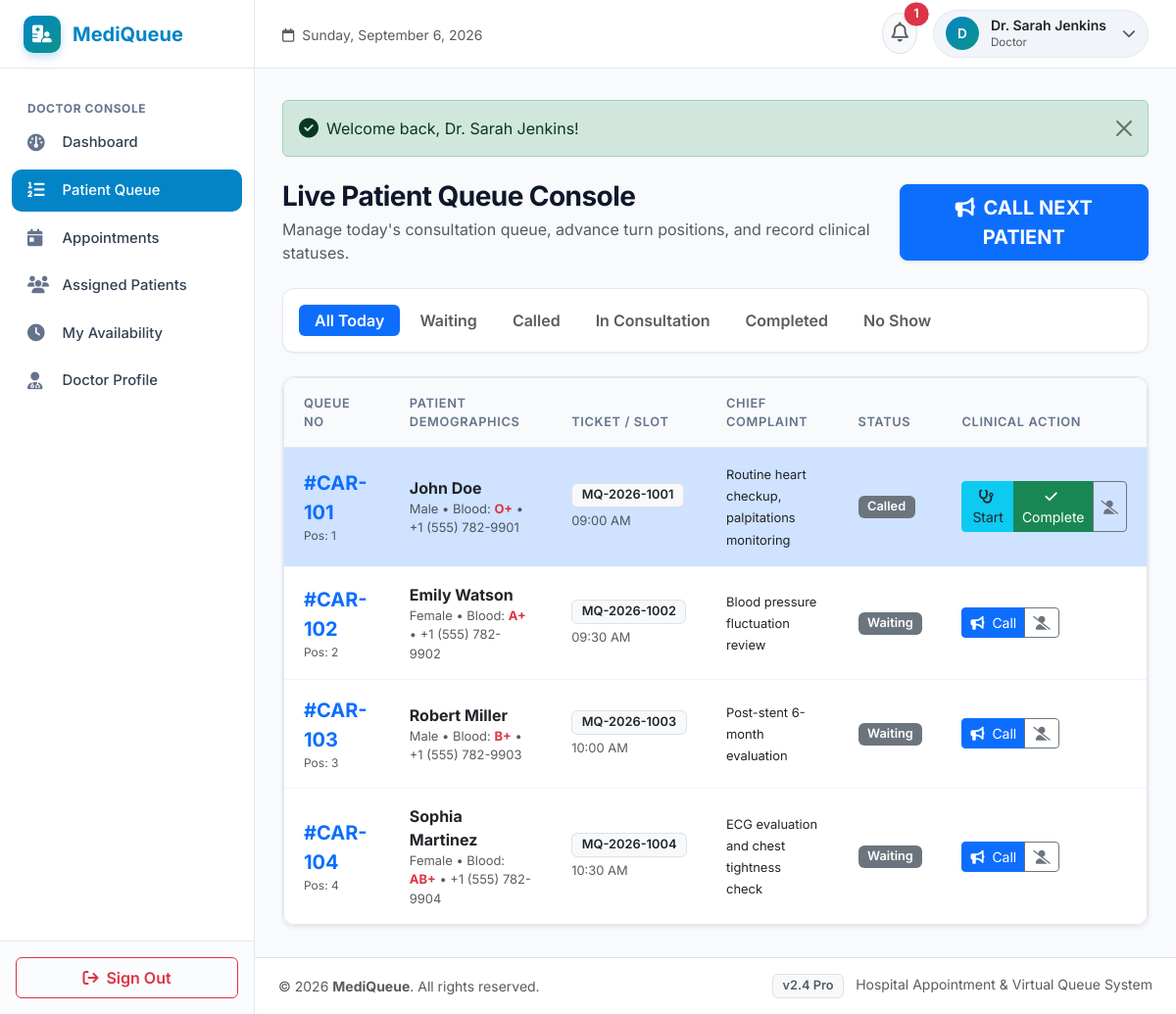
The app's page /doctor/queue.php (signed in) with its own data.
### tables this page shows
CREATE TABLE `queues` (
  `id` INT AUTO_INCREMENT PRIMARY KEY,
  `appointment_id` INT NOT NULL,
  `patient_id` INT NOT NULL,
  `doctor_id` INT NOT NULL,
  `queue_number` VARCHAR(50) NOT NULL,
  `queue_position` INT NOT NULL DEFAULT 1,
  `estimated_waiting_time` INT NOT NULL DEFAULT 15,
  `status` ENUM('waiting', 'called', 'in_consultation', 'completed', 'cancelled', 'no_show') DEFAULT 'waiting',
  `joined_at` TIMESTAMP DEFAULT CURRENT_TIMESTAMP,
  `called_at` TIMESTAMP NULL DEFAULT NULL,
  `completed_at` TIMESTAMP NULL DEFAULT NULL,
  CONSTRAINT `fk_queue_appointment` FOREIGN KEY (`appointment_id`) REFERENCES `appointments` (`id`) ON DELETE CASCADE,
  CONSTRAINT `fk_queue_patient` FOREIGN KEY (`patient_id`) REFERENCES `patients` (`id`) ON DELETE CASCADE,
  CONSTRAINT `fk_queue_doctor` FOREIGN KEY (`doctor_id`) REFERENCES `doctors` (`id`) ON DELETE CASCADE,
  INDEX `idx_queue_doc_status` (`doctor_id`, `status`)
);

CREATE TABLE `users` (
  `id` INT AUTO_INCREMENT PRIMARY KEY,
  `name` VARCHAR(150) NOT NULL,
  `email` VARCHAR(150) NOT NULL UNIQUE,
  `password` VARCHAR(255) NOT NULL,
  `role` ENUM('patient', 'doctor', 'admin') NOT NULL DEFAULT 'patient',
  `phone` VARCHAR(30) NULL,
  `status` ENUM('active', 'inactive') NOT NULL DEFAULT 'active',
  `avatar` VARCHAR(255) NULL,
  `created_at` TIMESTAMP DEFAULT CURRENT_TIMESTAMP
);

CREATE TABLE `patients` (
  `id` INT AUTO_INCREMENT PRIMARY KEY,
  `user_id` INT NOT NULL,
  `date_of_birth` DATE NULL,
  `gender` ENUM('Male', 'Female', 'Other') DEFAULT 'Male',
  `blood_group` VARCHAR(10) DEFAULT 'O+',
  `address` TEXT NULL,
  `emergency_contact` VARCHAR(30) NULL,
  `created_at` TIMESTAMP DEFAULT CURRENT_TIMESTAMP,
  CONSTRAINT `fk_patients_user` FOREIGN KEY (`user_id`) REFERENCES `users` (`id`) ON DELETE CASCADE
);

CREATE TABLE `appointments` (
  `id` INT AUTO_INCREMENT PRIMARY KEY,
  `patient_id` INT NOT NULL,
  `doctor_id` INT NOT NULL,
  `appointment_date` DATE NOT NULL,
  `appointment_time` TIME NOT NULL,
  `appointment_number` VARCHAR(50) NOT NULL UNIQUE,
  `status` ENUM('pending', 'confirmed', 'in_queue', 'completed', 'cancelled', 'no_show') DEFAULT 'confirmed',
  `reason` TEXT NULL,
  `created_at` TIMESTAMP DEFAULT CURRENT_TIMESTAMP,
  CONSTRAINT `fk_appoint_patient` FOREIGN KEY (`patient_id`) REFERENCES `patients` (`id`) ON DELETE CASCADE,
  CONSTRAINT `fk_appoint_doctor` FOREIGN KEY (`doctor_id`) REFERENCES `doctors` (`id`) ON DELETE CASCADE,
  INDEX `idx_doc_date_time` (`doctor_id`, `appointment_date`, `appointment_time`)
);

### doctor/queue.php (the view, shortened to what this page needs)
<?php
require_once __DIR__ . '/../includes/functions.php';
$conn = get_db_connection();
$doctorId = $_SESSION['role_specific_id'] ?? 0;
$statusFilter = trim($_GET['status'] ?? '');
$query = "
    SELECT q.*, p.gender, p.blood_group, p.date_of_birth, u.name as patient_name, u.phone as patient_phone,
           a.appointment_number, a.appointment_time, a.reason
    FROM queues q
    JOIN patients p ON q.patient_id = p.id
    JOIN users u ON p.user_id = u.id
    JOIN appointments a ON q.appointment_id = a.id
    WHERE q.doctor_id = ?
      AND DATE(q.joined_at) = CURDATE()
";
$params = [$doctorId];
$query .= " ORDER BY
    CASE
        WHEN q.status = 'called' THEN 1
        WHEN q.status = 'in_consultation' THEN 2
        WHEN q.status = 'waiting' THEN 3
        WHEN q.status = 'completed' THEN 4
        ELSE 5
    END,
    q.id ASC";
$stmt = $conn->prepare($query);
$stmt->execute($params);
$queueRows = $stmt->fetchAll();
include __DIR__ . '/../includes/header.php';
?>
<div class="d-flex flex-column flex-md-row justify-content-between align-items-md-center mb-4 gap-3">
    <div>
        <h3 class="fw-bold mb-1">Live Patient Queue Console</h3>
        <p class="text-muted mb-0">Manage today's consultation queue, advance turn positions, and record clinical statuses.</p>
    </div>
    <div class="d-flex gap-2">
        <button type="button" class="btn btn-primary btn-lg fw-bold px-4 shadow-sm" id="btnCallNextQueue">
            <i class="fa-solid fa-bullhorn me-1"></i> CALL NEXT PATIENT
        </button>
    </div>
</div>
<div class="mq-card p-3 mb-4 bg-white">
    <div class="nav nav-pills flex-wrap gap-1">
        <a href="<?= BASE_URL ?>/doctor/queue.php" class="nav-link <?= empty($statusFilter) ? 'active bg-primary' : 'text-muted' ?> py-1 px-3 small fw-semibold">All Today</a>
        <a href="<?= BASE_URL ?>/doctor/queue.php?status=waiting" class="nav-link <?= $statusFilter === 'waiting' ? 'active bg-primary' : 'text-muted' ?> py-1 px-3 small fw-semibold">Waiting</a>
        <a href="<?= BASE_URL ?>/doctor/queue.php?status=called" class="nav-link <?= $statusFilter === 'called' ? 'active bg-primary' : 'text-muted' ?> py-1 px-3 small fw-semibold">Called</a>
        <a href="<?= BASE_URL ?>/doctor/queue.php?status=in_consultation" class="nav-link <?= $statusFilter === 'in_consultation' ? 'active bg-primary' : 'text-muted' ?> py-1 px-3 small fw-semibold">In Consultation</a>
        <a href="<?= BASE_URL ?>/doctor/queue.php?status=completed" class="nav-link <?= $statusFilter === 'completed' ? 'active bg-primary' : 'text-muted' ?> py-1 px-3 small fw-semibold">Completed</a>
        <a href="<?= BASE_URL ?>/doctor/queue.php?status=no_show" class="nav-link <?= $statusFilter === 'no_show' ? 'active bg-primary' : 'text-muted' ?> py-1 px-3 small fw-semibold">No Show</a>
    </div>
</div>
<div class="mq-card p-0 bg-white shadow-sm">
    <div class="mq-table-responsive">
        <table class="table mq-table align-middle">
            <thead>
                <tr>
                    <th>Queue No</th>
                    <th>Patient Demographics</th>
                    <th>Ticket / Slot</th>
                    <th>Chief Complaint</th>
                    <th>Status</th>
                    <th>Clinical Action</th>
                </tr>
            </thead>
            <tbody>
                <?php if (empty($queueRows)): ?>
                    <tr>
                        <td colspan="6" class="text-center py-5 text-muted small">
                            <i class="fa-solid fa-list-check fa-2x mb-2 d-block text-muted"></i>
                            No patients in queue matching this filter for today.
                        </td>
                    </tr>
                <?php else: ?>
                    <?php foreach ($queueRows as $row): ?>
                        <tr class="<?= $row['status'] === 'called' ? 'table-primary bg-opacity-10' : '' ?>">
                            <td>
                                <strong class="fs-5 text-primary">#<?= htmlspecialchars($row['queue_number']) ?></strong>
                                <span class="text-muted d-block" style="font-size: 0.75rem;">Pos: <?= $row['queue_position'] ?></span>
                            </td>
                            <td>
                                <div class="fw-bold text-dark fs-6"><?= htmlspecialchars($row['patient_name']) ?></div>
                                <div class="text-muted small">
                                    <?= htmlspecialchars($row['gender'] ?? 'N/A') ?> &bull;
                                    Blood: <strong class="text-danger"><?= htmlspecialchars($row['blood_group'] ?? 'N/A') ?></strong> &bull;
                                    <?= htmlspecialchars($row['patient_phone'] ?: 'No Phone') ?>
                                </div>
                            </td>
                            <td>
                                <span class="badge bg-light text-dark border mb-1"><?= htmlspecialchars($row['appointment_number']) ?></span>
                                <div class="text-muted small"><?= format_time($row['appointment_time']) ?></div>
                            </td>
                            <td style="max-width: 250px;">
                                <span class="small text-dark"><?= htmlspecialchars($row['reason'] ?: 'Routine follow-up / general consult') ?></span>
                            </td>
                            <td>
                                <?= get_status_badge($row['status']) ?>
                            </td>
                            <td>
                                <div class="btn-group">
                                    <?php if ($row['status'] === 'waiting'): ?>
                                        <button type="button" class="btn btn-sm btn-primary btn-queue-action" data-queue-id="<?= $row['id'] ?>" data-status="called">
                                            <i class="fa-solid fa-bullhorn me-1"></i> Call
                                        </button>
                                    <?php elseif ($row['status'] === 'called'): ?>
                                        <button type="button" class="btn btn-sm btn-info text-dark btn-queue-action" data-queue-id="<?= $row['id'] ?>" data-status="in_consultation">
                                            <i class="fa-solid fa-stethoscope me-1"></i> Start
                                        </button>
                                        <button type="button" class="btn btn-sm btn-success btn-queue-action" data-queue-id="<?= $row['id'] ?>" data-status="completed">
                                            <i class="fa-solid fa-check me-1"></i> Complete
                                        </button>
                                    <?php elseif ($row['status'] === 'in_consultation'): ?>
                                        <button type="button" class="btn btn-sm btn-success btn-queue-action" data-queue-id="<?= $row['id'] ?>" data-status="completed">
                                            <i class="fa-solid fa-check me-1"></i> Complete
                                        </button>
                                    <?php endif; ?>
                                    <?php if (!in_array($row['status'], ['completed', 'cancelled', 'no_show'])): ?>
                                        <button type="button" class="btn btn-sm btn-outline-secondary btn-queue-action" data-queue-id="<?= $row['id'] ?>" data-status="no_show" title="Patient No Show">
                                            <i class="fa-solid fa-user-slash"></i>
                                        </button>
                                    <?php endif; ?>
                                </div>
                            </td>
                        </tr>
                    <?php endforeach; ?>
                <?php endif; ?>
            </tbody>
        </table>
    </div>
</div>
<?php include __DIR__ . '/../includes/footer.php'; ?>

### includes/functions.php (shortened to what this page needs)
<?php
function format_time($timeStr) {
    $timestamp = strtotime($timeStr);
    return date('h:i A', $timestamp);
}
function get_status_badge($status) {
    $status = strtolower(trim((string)$status));
    return $badges[$status] ?? '<span class="badge bg-secondary">' . htmlspecialchars(ucfirst($status)) . '</span>';
}

### assets/css/style.css (style rules this page uses)
:root { --mq-primary: #0284c7; --mq-primary-dark: #0369a1; --mq-primary-light: #e0f2fe; --mq-secondary: #0d9488; --mq-secondary-light: #ccfbf1; --mq-dark: #0f172a; --mq-slate: #334155; --mq-muted: #64748b; --mq-bg: #f8fafc; --mq-card-bg: #ffffff; --mq-border: #e2e8f0; --mq-sidebar-width: 260px; --mq-header-height: 70px; --mq-font-sans: 'Inter', -apple-system, BlinkMacSystemFont, "Segoe UI", Roboto, "Helvetica Neue", Arial, sans-serif; --mq-radius: 12px; --mq-radius-lg: 16px; --mq-shadow-sm: 0 1px 2px 0 rgba(0, 0, 0, 0.05); --mq-shadow: 0 4px 6px -1px rgba(0, 0, 0, 0.06), 0 2px 4px -2px rgba(0, 0, 0, 0.04); --mq-shadow-lg: 0 10px 15px -3px rgba(0, 0, 0, 0.08), 0 4px 6px -4px rgba(0, 0, 0, 0.03); }
body { font-family: var(--mq-font-sans); background-color: var(--mq-bg); color: var(--mq-slate); min-height: 100vh; margin: 0; display: flex; flex-direction: column; }
h1, h2, h3, h4, h5, h6 { color: var(--mq-dark); font-weight: 600; letter-spacing: -0.02em; }
a { color: var(--mq-primary); text-decoration: none; transition: all 0.2s ease; }
.mq-card { background-color: var(--mq-card-bg); border: 1px solid var(--mq-border); border-radius: var(--mq-radius); box-shadow: var(--mq-shadow-sm); padding: 1.5rem; transition: transform 0.2s ease, box-shadow 0.2s ease; position: relative; overflow: hidden; }
.mq-table-responsive { background: #ffffff; border-radius: var(--mq-radius); border: 1px solid var(--mq-border); overflow-x: auto; }
.mq-table { width: 100%; margin-bottom: 0; vertical-align: middle; }
.mq-table th { background-color: #f8fafc; color: var(--mq-muted); font-weight: 600; font-size: 0.8rem; text-transform: uppercase; letter-spacing: 0.05em; padding: 1rem 1.25rem; border-bottom: 1px solid var(--mq-border); }
.mq-table td { padding: 1rem 1.25rem; border-bottom: 1px solid #f1f5f9; color: var(--mq-slate); font-size: 0.925rem; }
.mq-table tr:last-child td { border-bottom: none; }
.badge { padding: 0.4em 0.75em; font-weight: 600; border-radius: 6px; font-size: 0.8rem; }

### records on screen
queues: queue_number "CAR-101", queue_position "1", users.name "John Doe", patient.gender "Male", patient.blood_group "O+", users.phone "+1 (555) 782-9901", appointment.appointment_number "MQ-2026-1001", appointment.appointment_time "09:00 AM", appointment.reason "Routine heart checkup, palpitations monitoring", status "Called"
queues: queue_number "CAR-102", queue_position "2", users.name "Emily Watson", patient.gender "Female", patient.blood_group "A+", users.phone "+1 (555) 782-9902", appointment.appointment_number "MQ-2026-1002", appointment.appointment_time "09:30 AM", appointment.reason "Blood pressure fluctuation review", status "Waiting"
queues: queue_number "CAR-103", queue_position "3", users.name "Robert Miller", patient.gender "Male", patient.blood_group "B+", users.phone "+1 (555) 782-9903", appointment.appointment_number "MQ-2026-1003", appointment.appointment_time "10:00 AM", appointment.reason "Post-stent 6-month evaluation", status "Waiting"
queues: queue_number "CAR-104", queue_position "4", users.name "Sophia Martinez", patient.gender "Female", patient.blood_group "AB+", users.phone "+1 (555) 782-9904", appointment.appointment_number "MQ-2026-1004", appointment.appointment_time "10:30 AM", appointment.reason "ECG evaluation and chest tightness check", status "Waiting"

### other values on screen
APP_NAME "MediQueue"
$unreadNotifsCount "1"
substr($currentUser['name'] ?? 'U', 0, 1) "D"
$currentUser['name'] "Dr. Sarah Jenkins"
$currentUser['role'] "Doctor"
$flash['message'] "Welcome back, Dr. Sarah Jenkins!"
